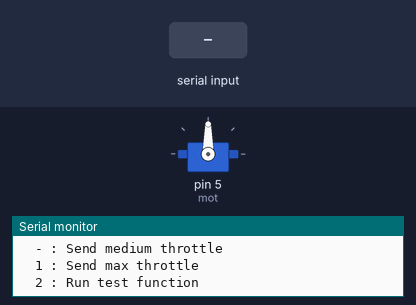
The sketch below on a simulated Arduino Uno, built with avr-gcc and run on an emulated ATmega328P. Parts: servo, the last lines printed to the serial monitor. The inputs (shaded band) are chosen by the test bench.

Above: at 1.2 s.
1.3 s: "0" received over Serial
At 2.5 s:
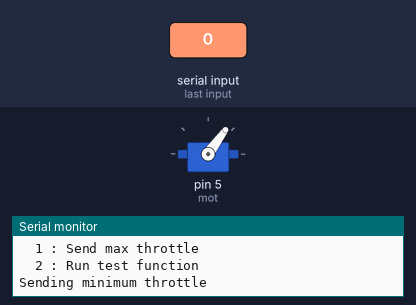
2.8 s: "1" received over Serial
At 3.8 s:
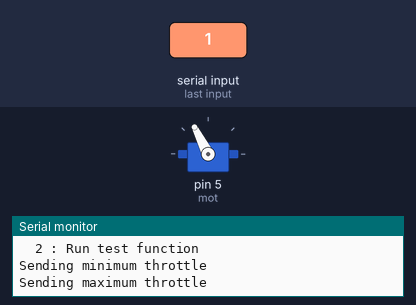
4.3 s: byte 45 (45) received over Serial
At 4.9 s:
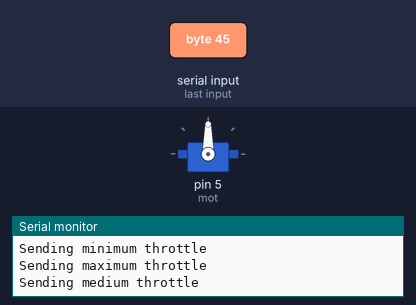
5.8 s: "2" received over Serial
At 24.07 s:
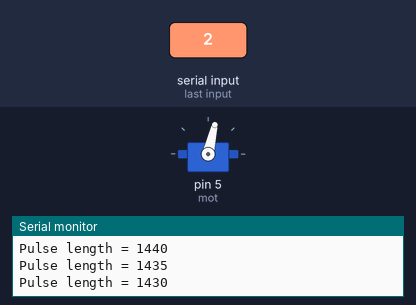
Timing chart, 0 to 24.9 s (numbered marks = the images above; inputs shaded):
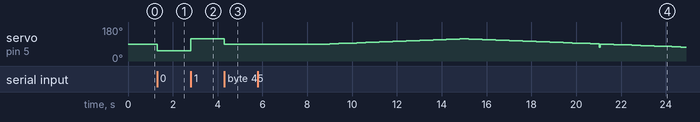

The sketch:

ESC_calibration.ino
```cpp
/**
 * Usage, according to documentation(https://www.firediy.fr/files/drone/HW-01-V4.pdf) :
 *     1. Plug your Arduino to your computer with USB cable, open terminal, then type 1 to send max throttle to every ESC to enter programming mode
 *     2. Power up your ESCs. You must hear "beep1 beep2 beep3" tones meaning the power supply is OK
 *     3. After 2sec, "beep beep" tone emits, meaning the throttle highest point has been correctly confirmed
 *     4. Type 0 to send min throttle
 *     5. Several "beep" tones emits, which means the quantity of the lithium battery cells (3 beeps for a 3 cells LiPo)
 *     6. A long beep tone emits meaning the throttle lowest point has been correctly confirmed
 *     7. Type 2 to launch test function. This will send min to max throttle to ESCs to test them
 *
 * @author lobodol <grobodol@gmail.com>
 */
// ---------------------------------------------------------------------------
#include <Servo.h>
// ---------------------------------------------------------------------------
// Customize here pulse lengths as needed
#define MIN_PULSE_LENGTH 1300 // Minimum pulse length in µs
#define MAX_PULSE_LENGTH 1650 // Maximum pulse length in µs
#define MED_PULSE_LENGTH 1500 // Medium
#define MIN_PULSE_ACTUAL 1000
#define MAX_PULSE_ACTUAL 2000
// ---------------------------------------------------------------------------
Servo mot;
// ---------------------------------------------------------------------------

/**
 * Initialisation routine
 */
void setup() {
    Serial.begin(9600);

    mot.attach(5, MIN_PULSE_ACTUAL, MAX_PULSE_ACTUAL);

    displayInstructions();
}

/**
 * Main function
 */
void loop() {

  char data;
    if (Serial.available()) {
        data = Serial.read();

        // ASCII table: https://www.arduino.cc/en/Tutorial/ASCIITable

        switch (data) {
            // 0
            case 48 : Serial.println("Sending minimum throttle");
                      mot.writeMicroseconds(MIN_PULSE_LENGTH);
            break;

            // -
            case 45 : Serial.println("Sending medium throttle");
                      mot.writeMicroseconds(MED_PULSE_LENGTH);
            break;

            // 1
            case 49 : Serial.println("Sending maximum throttle");
                      mot.writeMicroseconds(MAX_PULSE_LENGTH);
            break;

            // 2
            case 50 : Serial.print("Running test in 3");
                      delay(1000);
                      Serial.print(" 2");
                      delay(1000);
                      Serial.println(" 1...");
                      delay(1000);
                      test();
            break;
        }
    }


}

/**
 * Test function: send min throttle to max throttle to each ESC.
 */
void test()
{
    for (int i = MED_PULSE_LENGTH  ; i <= MAX_PULSE_LENGTH; i += 5) {
        Serial.print("Pulse length = ");
        Serial.println(i);

        mot.writeMicroseconds(i);

        delay(200);
    }

     for (int i = MAX_PULSE_LENGTH; i >= MIN_PULSE_LENGTH; i -= 5) {
        Serial.print("Pulse length = ");
        Serial.println(i);

        // Need a short negative kick to go into reverse mode.
        if(i==MED_PULSE_LENGTH) {
          mot.writeMicroseconds(i-100);
          delay(42);
          mot.writeMicroseconds(i);
        }

        mot.writeMicroseconds(i);

        delay(200);
    }

    for (int i = MIN_PULSE_LENGTH  ; i <= MED_PULSE_LENGTH; i += 5) {
        Serial.print("Pulse length = ");
        Serial.println(i);

        mot.writeMicroseconds(i);

        delay(200);
    }

    Serial.println("STOP");
    mot.writeMicroseconds(MED_PULSE_LENGTH);
}

/**
 * Displays instructions to user
 */
void displayInstructions()
{
    Serial.println("READY - PLEASE SEND INSTRUCTIONS AS FOLLOWING :");
    Serial.println("\t0 : Send min throttle");
    Serial.println("\t- : Send medium throttle");
    Serial.println("\t1 : Send max throttle");
    Serial.println("\t2 : Run test function\n");
}
```

Measured:
- after the input at 1.3 s, servo on pin 5 (mot): 90° → 54° at once
- after the input at 2.8 s, servo on pin 5 (mot): 54° → 117° at once
- after the input at 4.3 s, servo on pin 5 (mot): 117° → 90° at once
- after the input at 5.8 s, servo on pin 5 (mot): 90° → 91° after 3.2 s, → 92° 0.20 s later, → 93° 0.20 s later, → 94° 0.20 s later, … (72 changes in this stretch)
